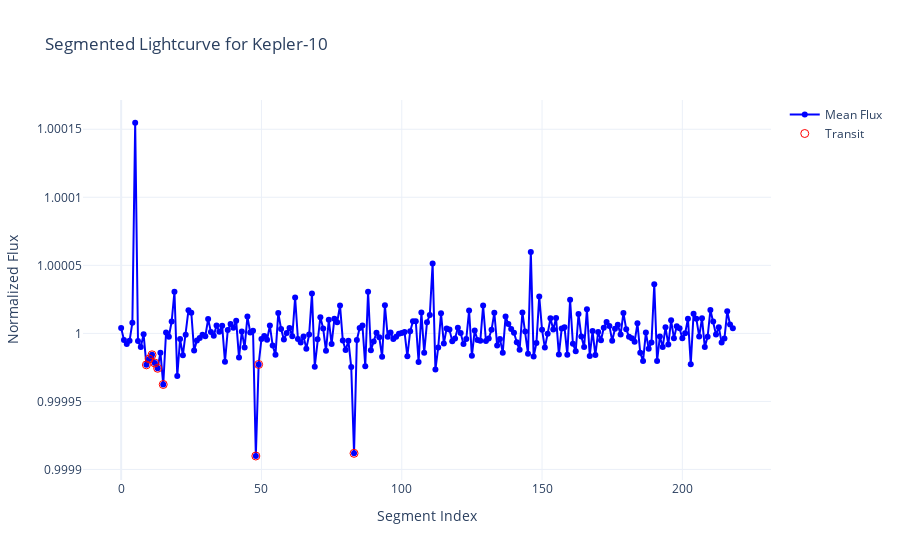

Write notebook code for a chart like this one.
### Code cell
df = pd.read_csv("transit_segments_all.csv")


target = "Kepler-10"
df_target = df[df["target_id"] == target]


fig = go.Figure()


fig.add_trace(go.Scatter(
    x=df_target.index,
    y=df_target["mean_flux"],
    mode='lines+markers',
    name='Mean Flux',
    line=dict(color='blue'),
    marker=dict(size=6)
))


transit_segments = df_target[df_target["label"] == 1]
fig.add_trace(go.Scatter(
    x=transit_segments.index,
    y=transit_segments["mean_flux"],
    mode='markers',
    name='Transit',
    marker=dict(color='red', size=8, symbol='circle-open')
))

fig.update_layout(
    title=f"Segmented Lightcurve for {target}",
    xaxis_title="Segment Index",
    yaxis_title="Normalized Flux",
    template="plotly_white"
)

fig.show()

### Figure 1 — Plotly figure (JSON) as saved in the notebook; plotly's stock layout.template omitted (floating-point values rounded to 4 significant figures; data arrays with more than 128 entries replaced by an {"elided": "..."} marker saying what was removed)
{"data": [{"line": {"color": "blue"}, "marker": {"size": 6}, "mode": "lines+markers", "name": "Mean Flux", "type": "scatter", "x": {"elided": "219 int values"}, "y": {"elided": "219 float values"}}, {"marker": {"color": "red", "size": 8, "symbol": "circle-open"}, "mode": "markers", "name": "Transit", "type": "scatter", "x": [9, 10, 11, 12, 13, 15, 48, 49, 83], "y": [1.0, 1.0, 1.0, 1.0, 1.0, 1.0, 0.9999, 1.0, 0.9999]}], "layout": {"title": {"text": "Segmented Lightcurve for Kepler-10"}, "xaxis": {"title": {"text": "Segment Index"}}, "yaxis": {"title": {"text": "Normalized Flux"}}}}
